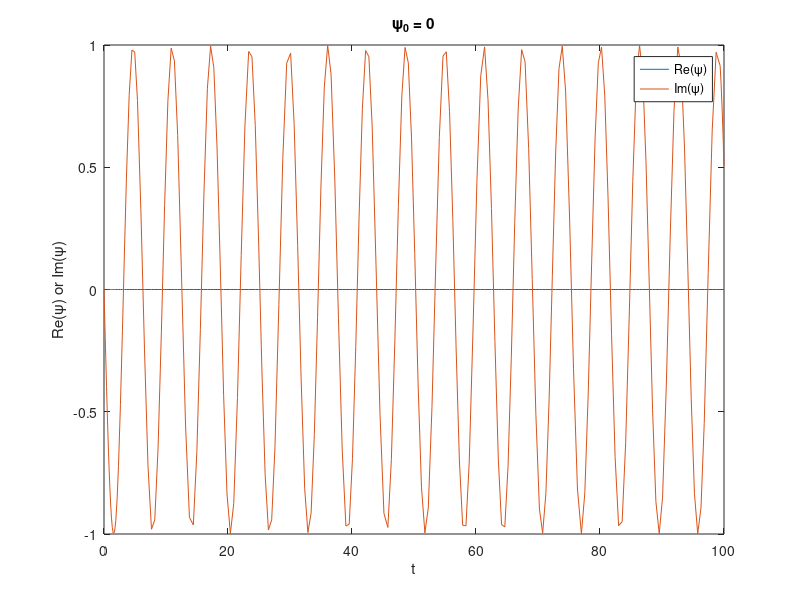
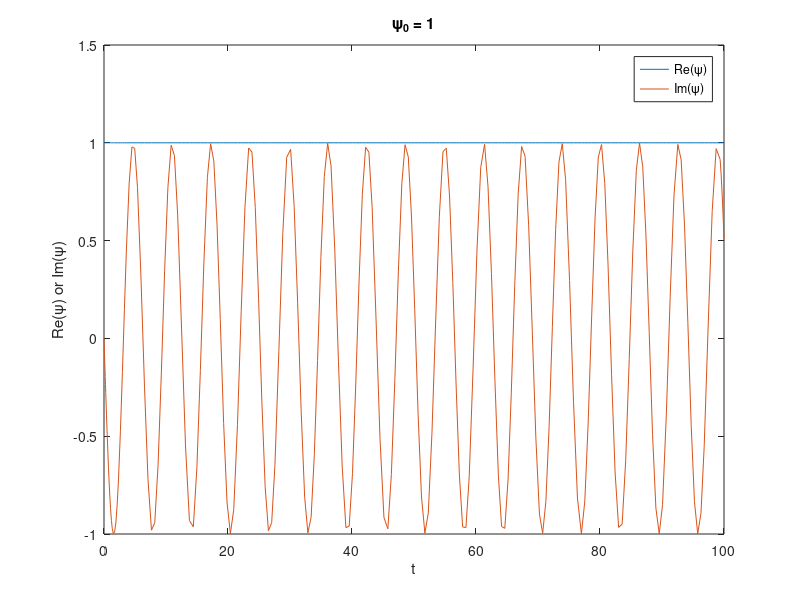

Source code (MATLAB) for these figures, in order:
% Code for https://stackoverflow.com/a/37982813/486919

function schrodinger_equation

  psi0 = [0;1];
  hbar = 1;
  t = [0 100];
  [T,psi] = ode45(@(t,psi)dpsi(t,psi,hbar),t,psi0);

  for i = 1:length(psi0)
    figure
    plot(T,real(psi(:,i)),T,imag(psi(:,i)))
    xlabel('t')
    ylabel('Re(\psi) or Im(\psi)')
    title(['\psi_0 = ' num2str(psi0(i))])
    legend('Re(\psi)','Im(\psi)','Location','best')
  end

end

function rhs = dpsi(t,psi,hbar)
  rhs = 1/(1i*hbar)*cos(t).*ones(2,1);
end
